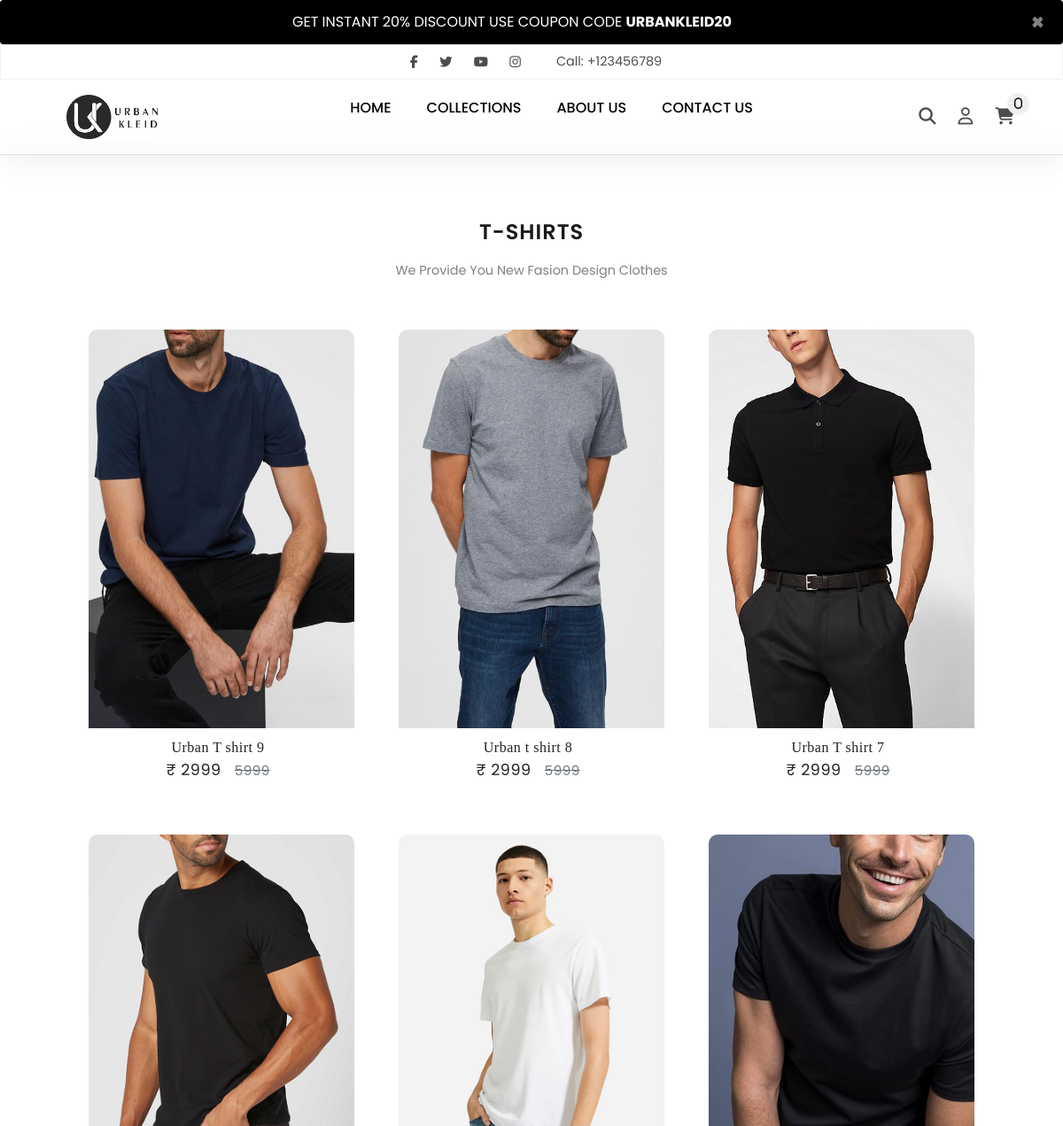
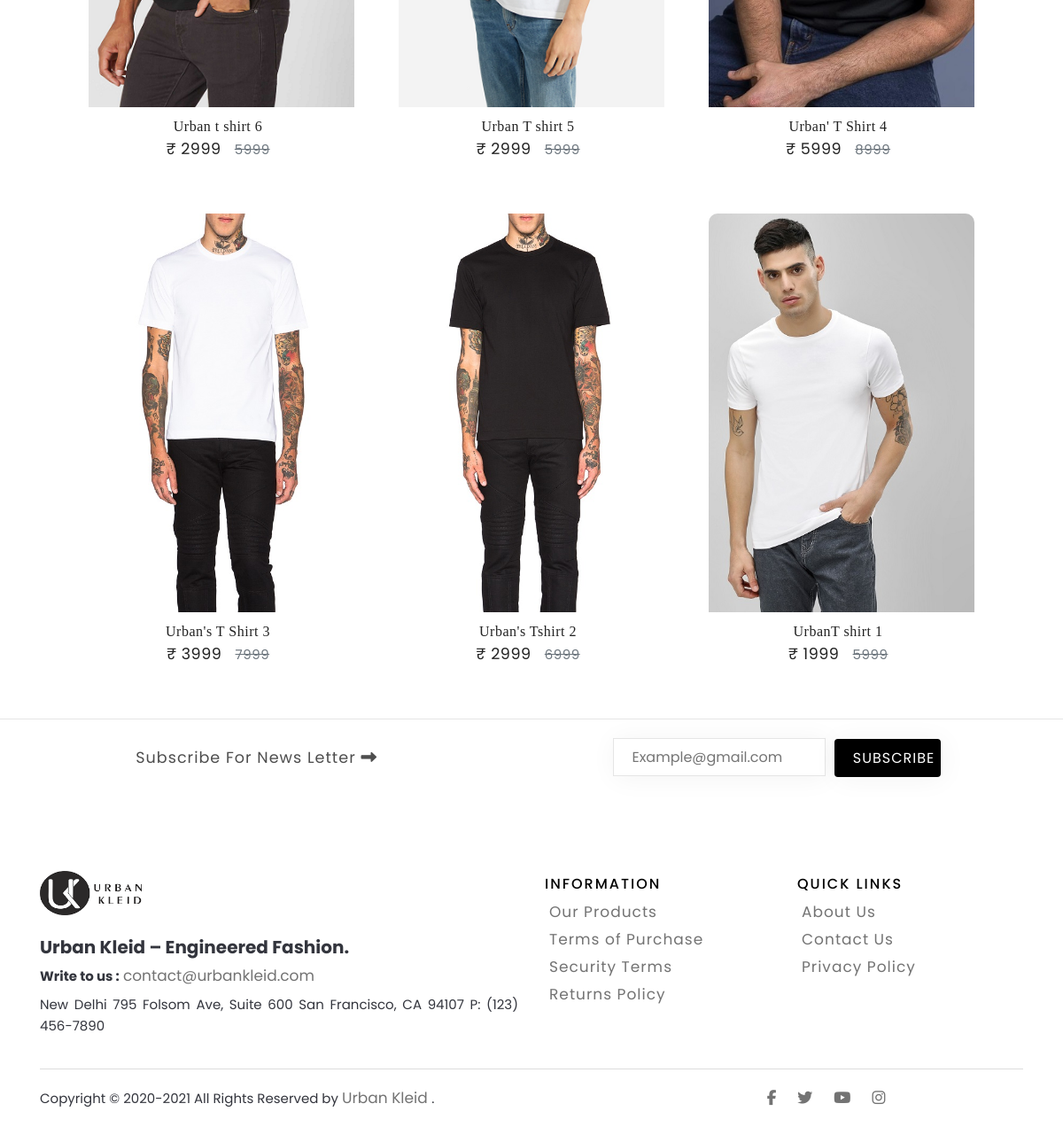
The app's page /tshirt.php with its own data (2 pictures, top to bottom).
### tables this page shows
CREATE TABLE `index_page` (
  `index_id` int(11) NOT NULL,
  `index_img` varchar(255) NOT NULL,
  `index_title` varchar(255) NOT NULL,
  `index_desc` longtext NOT NULL,
  `index_created` datetime NOT NULL DEFAULT current_timestamp()
);

CREATE TABLE `tshirt` (
  `pro_id` int(10) NOT NULL,
  `pro_name` varchar(255) NOT NULL,
  `pro_shortdetail` varchar(255) NOT NULL,
  `pro_price` int(15) NOT NULL,
  `pro_bid_price` int(15) NOT NULL,
  `pro_imagename` varchar(255) NOT NULL,
  `imageType` varchar(200) NOT NULL,
  `vp_img2` varchar(200) NOT NULL,
  `vp_img3` varchar(200) NOT NULL,
  `vp_img4` varchar(200) NOT NULL,
  `created` datetime NOT NULL DEFAULT current_timestamp()
);

### tshirt.php (the view, shortened to what this page needs)
<!DOCTYPE html>
<html lang="en">
<head>
    <link rel="stylesheet" href="https://cdn.jsdelivr.net/npm/bootstrap@4.5.3/dist/css/bootstrap.min.css">
    <link rel="stylesheet" href="https://stackpath.bootstrapcdn.com/font-awesome/4.7.0/css/font-awesome.min.css">
    <link rel="stylesheet" href="https://use.fontawesome.com/releases/v5.8.2/css/all.css">
    <link href="https://maxcdn.bootstrapcdn.com/font-awesome/4.6.3/css/font-awesome.min.css" rel="stylesheet">
    <link rel="stylesheet" href="css/style.css">
	<link rel="stylesheet" href="css/mystyle.css">
	<link rel="stylesheet" href="css/footer.css">
	<link rel="stylesheet" href="css/contactus.css">
	<link rel="stylesheet" href="css/login-signup.css">
	<link rel="stylesheet" href="css/product.css">
</head>
<body>
    <?php
    include 'basic/header.php';
    ?>
    <section class="new-arrival my-4">
        <div class="arrival-heading">
            <strong>T-shirts</strong>
            <p>We Provide You New Fasion Design Clothes</p>
        </div>
        <div class="product-container">
        <?php
			include 'dbconnect.php';
			$sql = "SELECT * FROM `tshirt` ORDER BY pro_id DESC";
			$result = mysqli_query($conn, $sql);
			while ($row = mysqli_fetch_assoc($result)) {
				$proid =$row['pro_id'];
				$proname = $row['pro_name'];
				$price = $row['pro_price'];
				$bidprice = $row['pro_bid_price'];
				$imagename = $row['pro_imagename'];
				echo '
					  <div class="item-a">
						  <div class="box">
							  <div class="slide-img">
                              <a href="view_products.php?proid='.$proid.'">		  <img alt="1" src="img/' . $imagename . '">  </a>
								  <div class="overlay">
                                      <a href="view_products.php?proid='.$proid.'" type="submit" name="add_to_cart" class="buy-btn">Buy Now</a>
								  </div>
							  </div>
                              <div class="detail-box text-center">
                              <a href="view_products.php?proid='.$proid.'">' . $proname . '</a> <br>
                              <a href="view_products.php?proid='.$proid.'" class="price">&#8377; ' . $price . '   <s class="text-muted">' . $bidprice . '</s>	</a>
                              </div>
						  </div>
					  </div>
					 ';
			}
			?>
        </div>
    </section>
    <?php
    include 'basic/footer.php';
    ?>
</body>
</html>

### basic/header.php (shortened to what this page needs)
<?php
require_once 'dbconnect.php';
$sql = "SELECT * FROM `index_page` where index_id='12'";
$result = mysqli_query($conn, $sql);
while ($row = mysqli_fetch_assoc($result)) {
  $title = $row['index_title'];
  $detail = $row['index_desc'];
  echo '<div class="alert   alert-dismissible fade show m-0 text-center codealert" role="alert">
  '.$detail.' <strong>'.$title.' </strong>
  <button type="button" class="close" data-dismiss="alert" aria-label="Close">
      <span aria-hidden="true">&times;</span>
  </button>
</div>';
}
?>
<nav>
    <div class="social-call ">
        <div class="social">
            <a href="#"><i class="fab fa-facebook-f"></i></a>
            <a href="#"><i class="fab fa-twitter"></i></a>
            <a href="#"><i class="fab fa-youtube"></i></a>
            <a href="#"><i class="fab fa-instagram"></i></a>
        </div>
        <div class="phone">
            <span>Call: +123456789</span>
        </div>
    </div>
    <div class="navigation">
        <a href="#" class="logo hideforlatop"><img src="img/new1.png"></a>
        <ul class="menu">
            <li><a href="index.php">Home</a></li>
                <li class="nav-item dropdown">
      <a class=" dropdown-toggle" href="#" id="navbarDropdown" role="button" data-toggle="dropdown" aria-haspopup="true" aria-expanded="false">
            COLLECTIONS
      </a>
    </li>
            <li><a href="about.php">About Us</a>
            </li>
            <li><a href="contact.php">Contact Us</a></li>
        </ul>
        <div class="right-menu">
            <a href="javascript:void(0);" class="search">
                <i class="fas fa-search"></i>
            </a>
            <a href="loginhandle.php" class="user">
                <i class="far fa-user"></i>
            </a>
            <?php
            $count = 0;
            ?>
            <a href="cart.php">
                <i class="fas fa-shopping-cart">
                    <span class="num-cart-product"><?php echo $count; ?></span>
                </i>
            </a>
        </div>
    </div>
</nav>
<hr class="line">

### css/style.css (style rules this page uses)
body { margin:0px; padding: 0px; font-family: poppins; background-color: #ffffff; font-family: 'Segoe UI', Tahoma, Geneva, Verdana, sans-serif; }
* { box-sizing: border-box; }
.right-menu a { text-decoration: none; }
.line { margin: 0; box-shadow: 2px 2px 30px rgba(0, 0, 0, 0.5); }
ul { list-style: none; }
.menu li a { text-decoration: none; }
nav { width:100%; box-shadow: 2px 2px 30px rgba(0,0,0,0.05); z-index: 100; }
.dropdown-toggle::after { visibility: hidden; margin-top: 0px; }
.social-call { height: 40px; border: 1px solid rgba(0,0,0,0.05); display: flex; justify-content: center; align-items: center; }
.social a { margin: 0px 10px; color: rgba(0,0,0,0.7); font-size: 0.9rem; }
.phone { color: rgba(0,0,0,0.7); margin-left: 30px; font-size: 0.9rem; }
.navigation { display: flex; justify-content: space-between; align-items: center; padding: 0px 45px; }
.logo { text-align: center; margin-left: 30px; }
.logo img { height: 50px; }
.menu { display: flex; }
.menu li { position: relative; margin: 20px; display: flex; text-transform: uppercase; font-weight: 500; }
.menu li a ,.dropdown-toggle { color: #000; }
.menu li a::after { content: ''; display: block; width: 0; height: 2px; background: #eb5b25; transition: width .3s; }
.right-menu a { margin: 0px 10px; font-size: 1.2rem; color: rgba(0,0,0,0.7); }
.fa-shopping-cart { position: relative; }
.num-cart-product { position: absolute; top: -17px; right: -17px; width:25px; height: 25px; font-size: 0.9rem; border-radius: 50%; background-color: #f0f0f0; color: #000; display: flex; justify-content: center; align-items: center; font-weight: 500; }

### css/mystyle.css (style rules this page uses)
body { font-family: 'Mukta Vaani', sans-serif; font-family: 'Nunito Sans', sans-serif; font-family: 'Poppins', sans-serif; }
html { scroll-behavior: smooth; }
.myproductscol ,.item-a { transition: 0.3s; }
s { margin-left: 10px; color: #333; font-size: 15px; }
.codealert { color: #fff; background: #000; }

### css/product.css (style rules this page uses)
.arrival-heading strong { font-size: 1.5rem; letter-spacing: 1px; color: #1b1919; text-transform: uppercase; font-weight: 600; margin-top: 40px; padding: 5px 30px; }
.arrival-heading { border: none; display: flex; justify-content: center; align-items: center; flex-direction: column; }
.arrival-heading p { color: #808080; margin: 10px; font-size: 0.9rem; }
.product-container { width:100%; display: flex; justify-content: center; align-items: center; flex-wrap: wrap; margin-top: 20px; }
.new-arrival { display: flex; flex-direction: column; justify-content: center; align-items: center; }
.box { width:300px; border-radius: 10px; overflow: hidden; margin: 25px; }
.slide-img { height: 450px; position:relative; }
.slide-img img { width:100%; height: 100%; object-fit: cover; box-sizing: border-box; }
.detail-box { width: 100%; display: inline-block; justify-content: space-between; align-items: center; padding: 10px 20px; box-sizing: border-box; font-family: calibri; }
.detail-box a ,.card-body a { text-decoration: none; color:#222222; margin: 5px 0px; font-weight: 400; letter-spacing: 0.5px; padding-right: 8px; }
.price { color: #333333; font-weight: 600; font-size: 1.1rem; font-family: poppins; letter-spacing: 0.5px; }
span { -webkit-user-select: none; -moz-user-select: none; -ms-user-select: none; }

### records on screen
index_page: index_desc "GET INSTANT 20% DISCOUNT USE COUPON CODE", index_title "URBANKLEID20"
tshirt: pro_imagename (picture), pro_name "Urban T shirt 9", pro_price "2999", pro_bid_price "5999"
tshirt: pro_imagename (picture), pro_name "Urban t shirt 8", pro_price "2999", pro_bid_price "5999"
tshirt: pro_imagename (picture), pro_name "Urban T shirt 7", pro_price "2999", pro_bid_price "5999"
tshirt: pro_imagename (picture), pro_name "Urban t shirt 6", pro_price "2999", pro_bid_price "5999"
tshirt: pro_imagename (picture), pro_name "Urban T shirt 5", pro_price "2999", pro_bid_price "5999"
tshirt: pro_imagename (picture), pro_name "Urban' T Shirt 4", pro_price "5999", pro_bid_price "8999"
tshirt: pro_imagename (picture), pro_name "Urban's T Shirt 3", pro_price "3999", pro_bid_price "7999"
tshirt: pro_imagename (picture), pro_name "Urban's Tshirt 2", pro_price "2999", pro_bid_price "6999"
tshirt: pro_imagename (picture), pro_name "UrbanT shirt 1", pro_price "1999", pro_bid_price "5999"

### other values on screen
$count "0"
